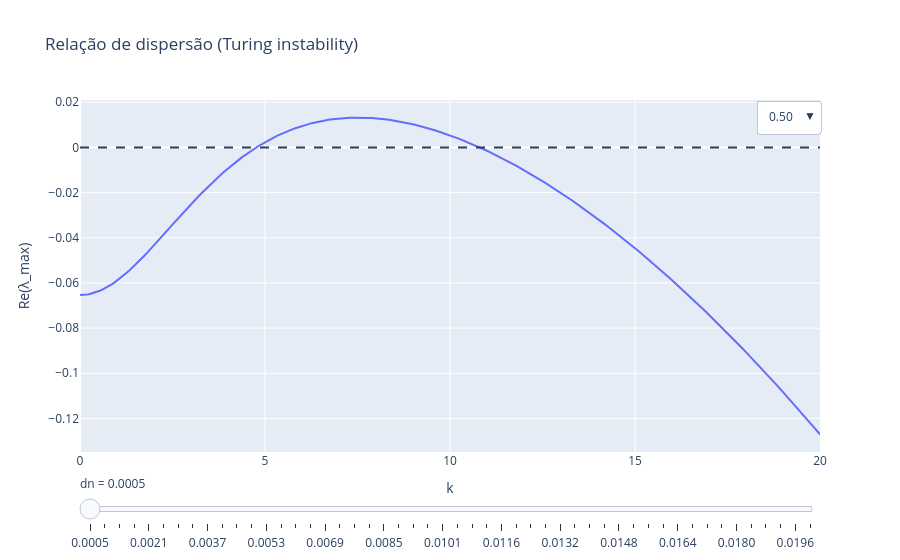

The code cell stored with this chart in its notebook:
### Code cell
fig = go.Figure()

dn0 = dn_values[0]
dw0 = dw_values[0]

fig.add_trace(go.Scatter(
    x=k_vals,
    y=get_y(dn0, dw0),
    mode="lines",
    name="Re(λ_max)"
))

dn_steps = []

for dn in dn_values:
    dn_steps.append(dict(
        method="update",
        args=[
            {"y": [get_y(dn, dw0)]},
            {"title": f"dn = {dn:.4f}, dw = {dw0:.2f}"}
        ],
        label=f"{dn:.4f}"
    ))

dw_buttons = []

for dw in dw_values:
    dw_buttons.append(dict(
        method="update",
        args=[
            {"y": [get_y(dn0, dw)]},
            {"title": f"dn = {dn0:.4f}, dw = {dw:.2f}"}
        ],
        label=f"{dw:.2f}"
    ))

fig.update_layout(
    title="Relação de dispersão (Turing instability)",
    xaxis_title="k",
    yaxis_title="Re(λ_max)",

    sliders=[dict(
        active=0,
        currentvalue={"prefix": "dn = "},
        steps=dn_steps
    )],

    updatemenus=[dict(
        type="dropdown",
        direction="down",
        x=1.0,
        y=1.0,
        showactive=True,
        buttons=dw_buttons
    )]
)

fig.add_hline(y=0, line_dash="dash")

fig.show()

### Figure 1 — Plotly figure (JSON) as saved in the notebook; plotly's stock layout.template omitted (floating-point values rounded to 4 significant figures; data arrays with more than 128 entries replaced by an {"elided": "..."} marker saying what was removed)
{"data": [{"mode": "lines", "name": "Re(λ_max)", "type": "scatter", "x": {"elided": "300 float values"}, "y": {"elided": "300 float values"}}], "layout": {"shapes": [{"line": {"dash": "dash"}, "type": "line", "x0": 0, "x1": 1, "xref": "x domain", "y0": 0, "y1": 0, "yref": "y"}], "sliders": [{"active": 0, "currentvalue": {"prefix": "dn = "}, "steps": [{"args": [{"y": {"elided": "1x300 float values"}}, {"title": "dn = 0.0005, dw = 0.50"}], "label": "0.0005", "method": "update"}, {"args": [{"y": {"elided": "1x300 float values"}}, {"title": "dn = 0.0009, dw = 0.50"}], "label": "0.0009", "method": "update"}, {"args": [{"y": {"elided": "1x300 float values"}}, {"title": "dn = 0.0013, dw = 0.50"}], "label": "0.0013", "method": "update"}, {"args": [{"y": {"elided": "1x300 float values"}}, {"title": "dn = 0.0017, dw = 0.50"}], "label": "0.0017", "method": "update"}, {"args": [{"y": {"elided": "1x300 float values"}}, {"title": "dn = 0.0021, dw = 0.50"}], "label": "0.0021", "method": "update"}, {"args": [{"y": {"elided": "1x300 float values"}}, {"title": "dn = 0.0025, dw = 0.50"}], "label": "0.0025", "method": "update"}, {"args": [{"y": {"elided": "1x300 float values"}}, {"title": "dn = 0.0029, dw = 0.50"}], "label": "0.0029", "method": "update"}, {"args": [{"y": {"elided": "1x300 float values"}}, {"title": "dn = 0.0033, dw = 0.50"}], "label": "0.0033", "method": "update"}, {"args": [{"y": {"elided": "1x300 float values"}}, {"title": "dn = 0.0037, dw = 0.50"}], "label": "0.0037", "method": "update"}, {"args": [{"y": {"elided": "1x300 float values"}}, {"title": "dn = 0.0041, dw = 0.50"}], "label": "0.0041", "method": "update"}, {"args": [{"y": {"elided": "1x300 float values"}}, {"title": "dn = 0.0045, dw = 0.50"}], "label": "0.0045", "method": "update"}, {"args": [{"y": {"elided": "1x300 float values"}}, {"title": "dn = 0.0049, dw = 0.50"}], "label": "0.0049", "method": "update"}, {"args": [{"y": {"elided": "1x300 float values"}}, {"title": "dn = 0.0053, dw = 0.50"}], "label": "0.0053", "method": "update"}, {"args": [{"y": {"elided": "1x300 float values"}}, {"title": "dn = 0.0057, dw = 0.50"}], "label": "0.0057", "method": "update"}, {"args": [{"y": {"elided": "1x300 float values"}}, {"title": "dn = 0.0061, dw = 0.50"}], "label": "0.0061", "method": "update"}, {"args": [{"y": {"elided": "1x300 float values"}}, {"title": "dn = 0.0065, dw = 0.50"}], "label": "0.0065", "method": "update"}, {"args": [{"y": {"elided": "1x300 float values"}}, {"title": "dn = 0.0069, dw = 0.50"}], "label": "0.0069", "method": "update"}, {"args": [{"y": {"elided": "1x300 float values"}}, {"title": "dn = 0.0073, dw = 0.50"}], "label": "0.0073", "method": "update"}, {"args": [{"y": {"elided": "1x300 float values"}}, {"title": "dn = 0.0077, dw = 0.50"}], "label": "0.0077", "method": "update"}, {"args": [{"y": {"elided": "1x300 float values"}}, {"title": "dn = 0.0081, dw = 0.50"}], "label": "0.0081", "method": "update"}, {"args": [{"y": {"elided": "1x300 float values"}}, {"title": "dn = 0.0085, dw = 0.50"}], "label": "0.0085", "method": "update"}, {"args": [{"y": {"elided": "1x300 float values"}}, {"title": "dn = 0.0089, dw = 0.50"}], "label": "0.0089", "method": "update"}, {"args": [{"y": {"elided": "1x300 float values"}}, {"title": "dn = 0.0093, dw = 0.50"}], "label": "0.0093", "method": "update"}, {"args": [{"y": {"elided": "1x300 float values"}}, {"title": "dn = 0.0097, dw = 0.50"}], "label": "0.0097", "method": "update"}, {"args": [{"y": {"elided": "1x300 float values"}}, {"title": "dn = 0.0101, dw = 0.50"}], "label": "0.0101", "method": "update"}, {"args": [{"y": {"elided": "1x300 float values"}}, {"title": "dn = 0.0104, dw = 0.50"}], "label": "0.0104", "method": "update"}, {"args": [{"y": {"elided": "1x300 float values"}}, {"title": "dn = 0.0108, dw = 0.50"}], "label": "0.0108", "method": "update"}, {"args": [{"y": {"elided": "1x300 float values"}}, {"title": "dn = 0.0112, dw = 0.50"}], "label": "0.0112", "method": "update"}, {"args": [{"y": {"elided": "1x300 float values"}}, {"title": "dn = 0.0116, dw = 0.50"}], "label": "0.0116", "method": "update"}, {"args": [{"y": {"elided": "1x300 float values"}}, {"title": "dn = 0.0120, dw = 0.50"}], "label": "0.0120", "method": "update"}, {"args": [{"y": {"elided": "1x300 float values"}}, {"title": "dn = 0.0124, dw = 0.50"}], "label": "0.0124", "method": "update"}, {"args": [{"y": {"elided": "1x300 float values"}}, {"title": "dn = 0.0128, dw = 0.50"}], "label": "0.0128", "method": "update"}, {"args": [{"y": {"elided": "1x300 float values"}}, {"title": "dn = 0.0132, dw = 0.50"}], "label": "0.0132", "method": "update"}, {"args": [{"y": {"elided": "1x300 float values"}}, {"title": "dn = 0.0136, dw = 0.50"}], "label": "0.0136", "method": "update"}, {"args": [{"y": {"elided": "1x300 float values"}}, {"title": "dn = 0.0140, dw = 0.50"}], "label": "0.0140", "method": "update"}, {"args": [{"y": {"elided": "1x300 float values"}}, {"title": "dn = 0.0144, dw = 0.50"}], "label": "0.0144", "method": "update"}, {"args": [{"y": {"elided": "1x300 float values"}}, {"title": "dn = 0.0148, dw = 0.50"}], "label": "0.0148", "method": "update"}, {"args": [{"y": {"elided": "1x300 float values"}}, {"title": "dn = 0.0152, dw = 0.50"}], "label": "0.0152", "method": "update"}, {"args": [{"y": {"elided": "1x300 float values"}}, {"title": "dn = 0.0156, dw = 0.50"}], "label": "0.0156", "method": "update"}, {"args": [{"y": {"elided": "1x300 float values"}}, {"title": "dn = 0.0160, dw = 0.50"}], "label": "0.0160", "method": "update"}, {"args": [{"y": {"elided": "1x300 float values"}}, {"title": "dn = 0.0164, dw = 0.50"}], "label": "0.0164", "method": "update"}, {"args": [{"y": {"elided": "1x300 float values"}}, {"title": "dn = 0.0168, dw = 0.50"}], "label": "0.0168", "method": "update"}, {"args": [{"y": {"elided": "1x300 float values"}}, {"title": "dn = 0.0172, dw = 0.50"}], "label": "0.0172", "method": "update"}, {"args": [{"y": {"elided": "1x300 float values"}}, {"title": "dn = 0.0176, dw = 0.50"}], "label": "0.0176", "method": "update"}, {"args": [{"y": {"elided": "1x300 float values"}}, {"title": "dn = 0.0180, dw = 0.50"}], "label": "0.0180", "method": "update"}, {"args": [{"y": {"elided": "1x300 float values"}}, {"title": "dn = 0.0184, dw = 0.50"}], "label": "0.0184", "method": "update"}, {"args": [{"y": {"elided": "1x300 float values"}}, {"title": "dn = 0.0188, dw = 0.50"}], "label": "0.0188", "method": "update"}, {"args": [{"y": {"elided": "1x300 float values"}}, {"title": "dn = 0.0192, dw = 0.50"}], "label": "0.0192", "method": "update"}, {"args": [{"y": {"elided": "1x300 float values"}}, {"title": "dn = 0.0196, dw = 0.50"}], "label": "0.0196", "method": "update"}, {"args": [{"y": {"elided": "1x300 float values"}}, {"title": "dn = 0.0200, dw = 0.50"}], "label": "0.0200", "method": "update"}]}], "title": {"text": "Relação de dispersão (Turing instability)"}, "updatemenus": [{"buttons": [{"args": [{"y": {"elided": "1x300 float values"}}, {"title": "dn = 0.0005, dw = 0.50"}], "label": "0.50", "method": "update"}, {"args": [{"y": {"elided": "1x300 float values"}}, {"title": "dn = 0.0005, dw = 0.53"}], "label": "0.53", "method": "update"}, {"args": [{"y": {"elided": "1x300 float values"}}, {"title": "dn = 0.0005, dw = 0.56"}], "label": "0.56", "method": "update"}, {"args": [{"y": {"elided": "1x300 float values"}}, {"title": "dn = 0.0005, dw = 0.59"}], "label": "0.59", "method": "update"}, {"args": [{"y": {"elided": "1x300 float values"}}, {"title": "dn = 0.0005, dw = 0.62"}], "label": "0.62", "method": "update"}, {"args": [{"y": {"elided": "1x300 float values"}}, {"title": "dn = 0.0005, dw = 0.65"}], "label": "0.65", "method": "update"}, {"args": [{"y": {"elided": "1x300 float values"}}, {"title": "dn = 0.0005, dw = 0.68"}], "label": "0.68", "method": "update"}, {"args": [{"y": {"elided": "1x300 float values"}}, {"title": "dn = 0.0005, dw = 0.71"}], "label": "0.71", "method": "update"}, {"args": [{"y": {"elided": "1x300 float values"}}, {"title": "dn = 0.0005, dw = 0.74"}], "label": "0.74", "method": "update"}, {"args": [{"y": {"elided": "1x300 float values"}}, {"title": "dn = 0.0005, dw = 0.78"}], "label": "0.78", "method": "update"}, {"args": [{"y": {"elided": "1x300 float values"}}, {"title": "dn = 0.0005, dw = 0.81"}], "label": "0.81", "method": "update"}, {"args": [{"y": {"elided": "1x300 float values"}}, {"title": "dn = 0.0005, dw = 0.84"}], "label": "0.84", "method": "update"}, {"args": [{"y": {"elided": "1x300 float values"}}, {"title": "dn = 0.0005, dw = 0.87"}], "label": "0.87", "method": "update"}, {"args": [{"y": {"elided": "1x300 float values"}}, {"title": "dn = 0.0005, dw = 0.90"}], "label": "0.90", "method": "update"}, {"args": [{"y": {"elided": "1x300 float values"}}, {"title": "dn = 0.0005, dw = 0.93"}], "label": "0.93", "method": "update"}, {"args": [{"y": {"elided": "1x300 float values"}}, {"title": "dn = 0.0005, dw = 0.96"}], "label": "0.96", "method": "update"}, {"args": [{"y": {"elided": "1x300 float values"}}, {"title": "dn = 0.0005, dw = 0.99"}], "label": "0.99", "method": "update"}, {"args": [{"y": {"elided": "1x300 float values"}}, {"title": "dn = 0.0005, dw = 1.02"}], "label": "1.02", "method": "update"}, {"args": [{"y": {"elided": "1x300 float values"}}, {"title": "dn = 0.0005, dw = 1.05"}], "label": "1.05", "method": "update"}, {"args": [{"y": {"elided": "1x300 float values"}}, {"title": "dn = 0.0005, dw = 1.08"}], "label": "1.08", "method": "update"}, {"args": [{"y": {"elided": "1x300 float values"}}, {"title": "dn = 0.0005, dw = 1.11"}], "label": "1.11", "method": "update"}, {"args": [{"y": {"elided": "1x300 float values"}}, {"title": "dn = 0.0005, dw = 1.14"}], "label": "1.14", "method": "update"}, {"args": [{"y": {"elided": "1x300 float values"}}, {"title": "dn = 0.0005, dw = 1.17"}], "label": "1.17", "method": "update"}, {"args": [{"y": {"elided": "1x300 float values"}}, {"title": "dn = 0.0005, dw = 1.20"}], "label": "1.20", "method": "update"}, {"args": [{"y": {"elided": "1x300 float values"}}, {"title": "dn = 0.0005, dw = 1.23"}], "label": "1.23", "method": "update"}, {"args": [{"y": {"elided": "1x300 float values"}}, {"title": "dn = 0.0005, dw = 1.27"}], "label": "1.27", "method": "update"}, {"args": [{"y": {"elided": "1x300 float values"}}, {"title": "dn = 0.0005, dw = 1.30"}], "label": "1.30", "method": "update"}, {"args": [{"y": {"elided": "1x300 float values"}}, {"title": "dn = 0.0005, dw = 1.33"}], "label": "1.33", "method": "update"}, {"args": [{"y": {"elided": "1x300 float values"}}, {"title": "dn = 0.0005, dw = 1.36"}], "label": "1.36", "method": "update"}, {"args": [{"y": {"elided": "1x300 float values"}}, {"title": "dn = 0.0005, dw = 1.39"}], "label": "1.39", "method": "update"}, {"args": [{"y": {"elided": "1x300 float values"}}, {"title": "dn = 0.0005, dw = 1.42"}], "label": "1.42", "method": "update"}, {"args": [{"y": {"elided": "1x300 float values"}}, {"title": "dn = 0.0005, dw = 1.45"}], "label": "1.45", "method": "update"}, {"args": [{"y": {"elided": "1x300 float values"}}, {"title": "dn = 0.0005, dw = 1.48"}], "label": "1.48", "method": "update"}, {"args": [{"y": {"elided": "1x300 float values"}}, {"title": "dn = 0.0005, dw = 1.51"}], "label": "1.51", "method": "update"}, {"args": [{"y": {"elided": "1x300 float values"}}, {"title": "dn = 0.0005, dw = 1.54"}], "label": "1.54", "method": "update"}, {"args": [{"y": {"elided": "1x300 float values"}}, {"title": "dn = 0.0005, dw = 1.57"}], "label": "1.57", "method": "update"}, {"args": [{"y": {"elided": "1x300 float values"}}, {"title": "dn = 0.0005, dw = 1.60"}], "label": "1.60", "method": "update"}, {"args": [{"y": {"elided": "1x300 float values"}}, {"title": "dn = 0.0005, dw = 1.63"}], "label": "1.63", "method": "update"}, {"args": [{"y": {"elided": "1x300 float values"}}, {"title": "dn = 0.0005, dw = 1.66"}], "label": "1.66", "method": "update"}, {"args": [{"y": {"elided": "1x300 float values"}}, {"title": "dn = 0.0005, dw = 1.69"}], "label": "1.69", "method": "update"}, {"args": [{"y": {"elided": "1x300 float values"}}, {"title": "dn = 0.0005, dw = 1.72"}], "label": "1.72", "method": "update"}, {"args": [{"y": {"elided": "1x300 float values"}}, {"title": "dn = 0.0005, dw = 1.76"}], "label": "1.76", "method": "update"}, {"args": [{"y": {"elided": "1x300 float values"}}, {"title": "dn = 0.0005, dw = 1.79"}], "label": "1.79", "method": "update"}, {"args": [{"y": {"elided": "1x300 float values"}}, {"title": "dn = 0.0005, dw = 1.82"}], "label": "1.82", "method": "update"}, {"args": [{"y": {"elided": "1x300 float values"}}, {"title": "dn = 0.0005, dw = 1.85"}], "label": "1.85", "method": "update"}, {"args": [{"y": {"elided": "1x300 float values"}}, {"title": "dn = 0.0005, dw = 1.88"}], "label": "1.88", "method": "update"}, {"args": [{"y": {"elided": "1x300 float values"}}, {"title": "dn = 0.0005, dw = 1.91"}], "label": "1.91", "method": "update"}, {"args": [{"y": {"elided": "1x300 float values"}}, {"title": "dn = 0.0005, dw = 1.94"}], "label": "1.94", "method": "update"}, {"args": [{"y": {"elided": "1x300 float values"}}, {"title": "dn = 0.0005, dw = 1.97"}], "label": "1.97", "method": "update"}, {"args": [{"y": {"elided": "1x300 float values"}}, {"title": "dn = 0.0005, dw = 2.00"}], "label": "2.00", "method": "update"}], "direction": "down", "showactive": true, "type": "dropdown", "x": 1, "y": 1}], "xaxis": {"title": {"text": "k"}}, "yaxis": {"title": {"text": "Re(λ_max)"}}}}
